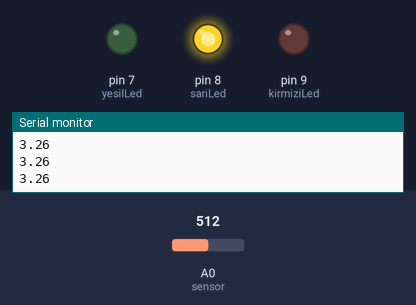
Simulated run of this sketch. Board: Arduino Uno, built with avr-gcc and run on an emulated ATmega328P. Shown: output pins drawn as LEDs (lit = HIGH), the last lines printed to the serial monitor. The inputs (shaded band) are chosen by the test bench; at power-on: A0 (sensor) = 512.

Above: at 1.2 s.
1.3 s: A0 (sensor) set to 487
2.8 s: A0 (sensor) set to 468
At 4.2 s:
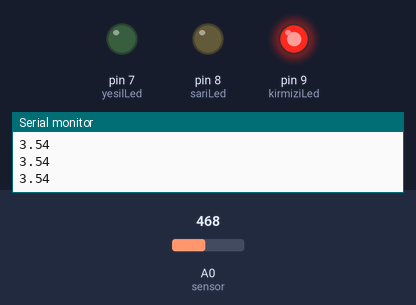
4.5 s: A0 (sensor) set to 900
At 5.9 s:
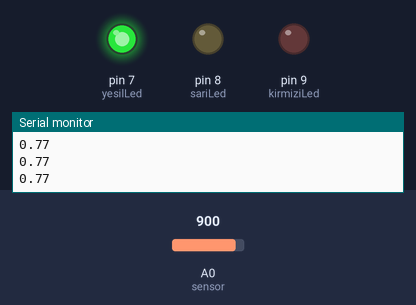
6.3 s: A0 (sensor) set to 1003
7.8 s: A0 (sensor) set to 1021
At 8.6 s:
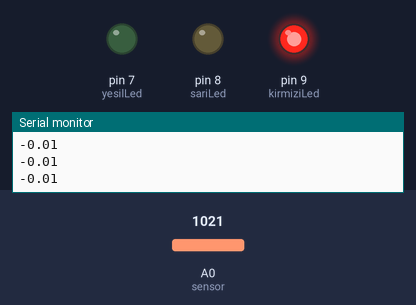
9.5 s: A0 (sensor) set to 716
At 10.2 s:
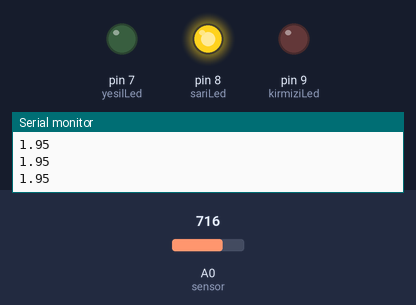
Timing chart, 0 to 12.3 s (numbered marks = the images above; inputs shaded):
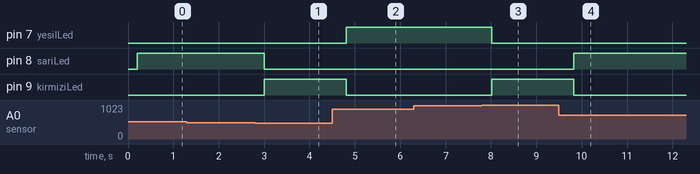

Measured:
- the behaviour switches between 475 and 474 on A0 (sensor) (found by bisection; images 0 and 1)
- the behaviour switches between 1020 and 1021 on A0 (sensor) (found by bisection; images 2 and 3)
- after the input at 2.8 s, pin 8 (sariLed): HIGH → LOW after 0.21 s; pin 9 (kirmiziLed): LOW → HIGH after 0.21 s
- after the input at 4.5 s, pin 7 (yesilLed): LOW → HIGH after 0.31 s; pin 9 (kirmiziLed): HIGH → LOW after 0.31 s
- after the input at 7.8 s, pin 7 (yesilLed): HIGH → LOW after 0.22 s; pin 9 (kirmiziLed): LOW → HIGH after 0.22 s
- after the input at 9.5 s, pin 8 (sariLed): LOW → HIGH after 0.33 s; pin 9 (kirmiziLed): HIGH → LOW after 0.33 s

The sketch:

Nem_Sensoru.ino
```cpp
int sensor = A0;// sensor pinimiz
int sensorValue = 0;// baslangic sensor degerimiz
int yesilLed = 7;// led pinlerimiz
int sariLed = 8;
int kirmiziLed = 9;

void setup() {
  // put your setup code here, to run once:
  Serial.begin(9600);// monitor ekranimiz
  pinMode(sensor, INPUT);// sensor pini giris diger pinleri cikis olarak atadik.
  pinMode(yesilLed, OUTPUT);
  pinMode(sariLed, OUTPUT);
  pinMode(kirmiziLed, OUTPUT);


}

void loop() {
  // put your main code here, to run repeatedly:
  sensorValue = analogRead(sensor);//degerimizi okuduk
  int newValue = 1020 - sensorValue;// sensor degerimizi ters cevirerek uygun hale getirdik
  float scale = newValue / 156.0;// benim sensorum 0 ile 780 arasinda degerler verdigi icin 156 ya bolerek scale ettim.
  Serial.println(scale);// kontrol amaclidir degeri gosteriyor
  delay(200);

  if (scale >= 0 && scale < 1.6) {// degerimiz 0 ile 1.6 arasinda ise yesil 1.6 ile 3.5 arsindaysa sari eger daha buyukse
    //kirmizi yanacaktir.
    digitalWrite(yesilLed, HIGH);
    digitalWrite(sariLed, LOW);
    digitalWrite(kirmiziLed, LOW);


  } else if (scale >= 1.6 && scale < 3.5) {
    digitalWrite(yesilLed, LOW);
    digitalWrite(sariLed, HIGH);
    digitalWrite(kirmiziLed, LOW);


  } else {
    digitalWrite(yesilLed, LOW);
    digitalWrite(sariLed, LOW);
    digitalWrite(kirmiziLed, HIGH);

  }

//Thank you...

}
```
